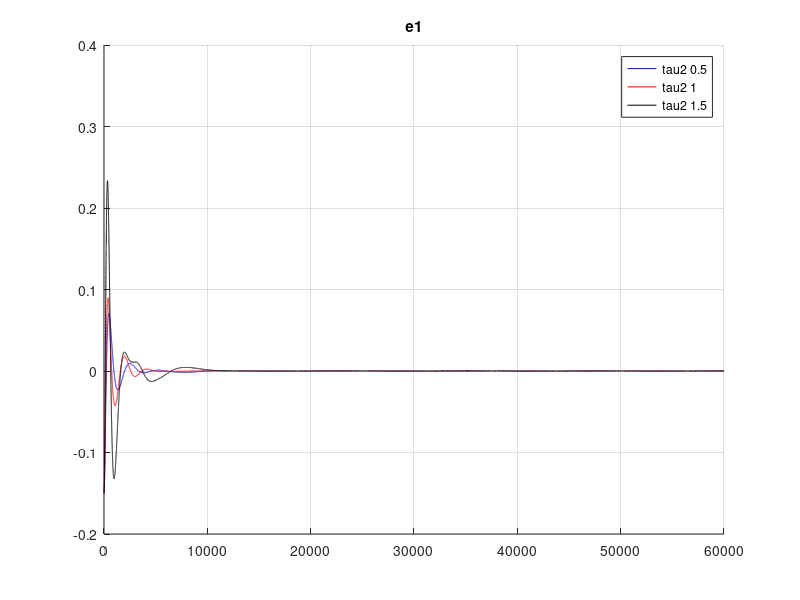
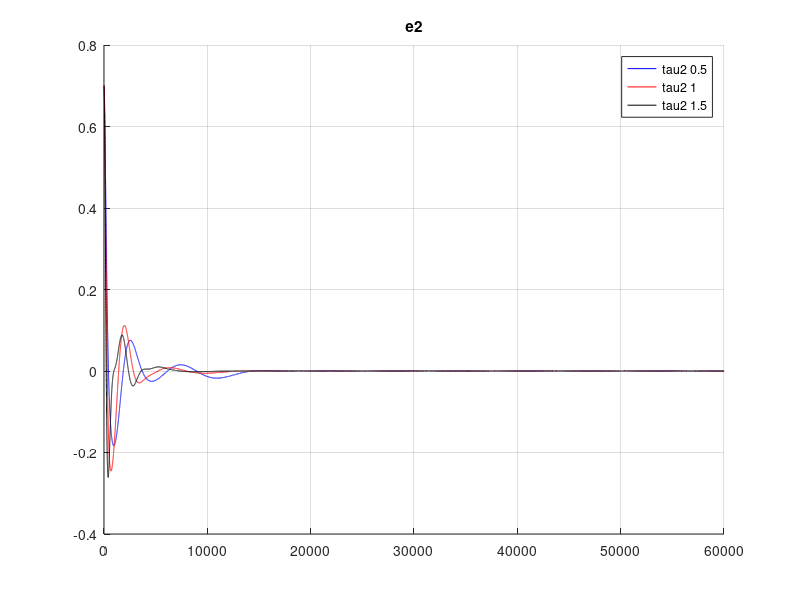
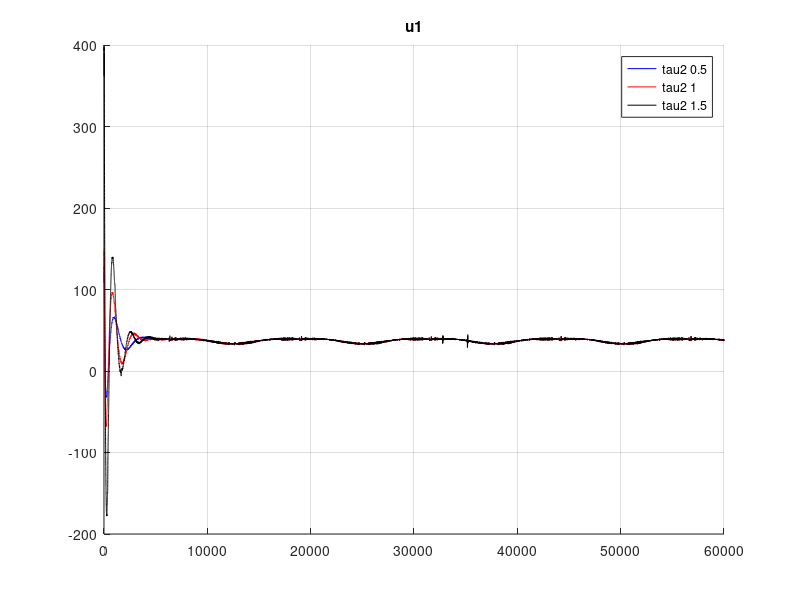
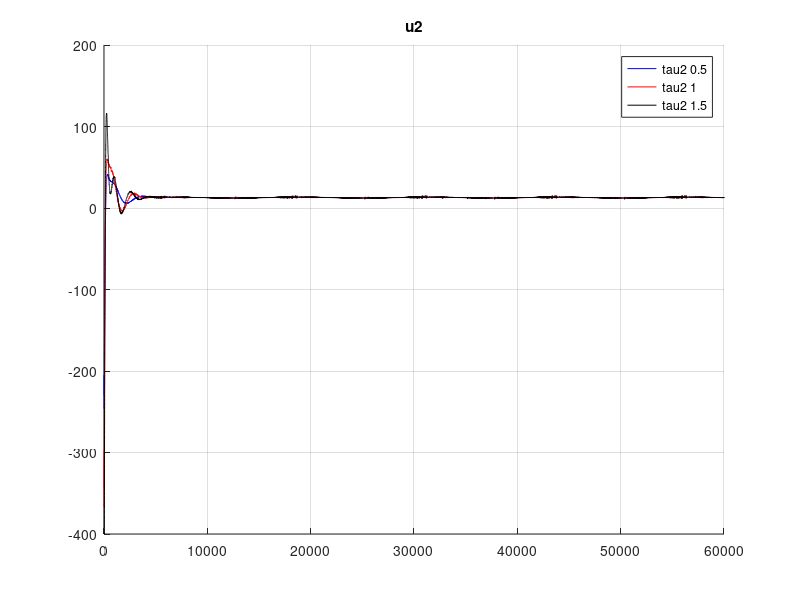

Write the MATLAB code that produced these figures, in order.
clc
clear
close all


error_05 = load("./DC_0.5/error.txt");
error_1 = load("./DC_1/error.txt");
error_15 = load("./DC_1.5/error.txt");

control_05 = load("./DC_0.5/control_DAR.txt");
control_1 = load("./DC_1/control_DAR.txt");
control_15 = load("./DC_1.5/control_DAR.txt");


figure()
hold on; grid on;
plot(error_05(:,1),'b')
plot(error_1(:,1),'r')
plot(error_15(:,1),'k')
legend("tau2 0.5","tau2 1","tau2 1.5")
title('e1')

figure()
hold on; grid on;
plot(error_05(:,2),'b')
plot(error_1(:,2),'r')
plot(error_15(:,2),'k')
legend("tau2 0.5","tau2 1","tau2 1.5")
title('e2')

figure()
hold on; grid on;
plot(control_05(:,1),'b')
plot(control_1(:,1),'r')
plot(control_15(:,1),'k')
legend("tau2 0.5","tau2 1","tau2 1.5")
title('u1')

figure()
hold on; grid on;
plot(control_05(:,2),'b')
plot(control_1(:,2),'r')
plot(control_15(:,2),'k')
legend("tau2 0.5","tau2 1","tau2 1.5")
title('u2')



